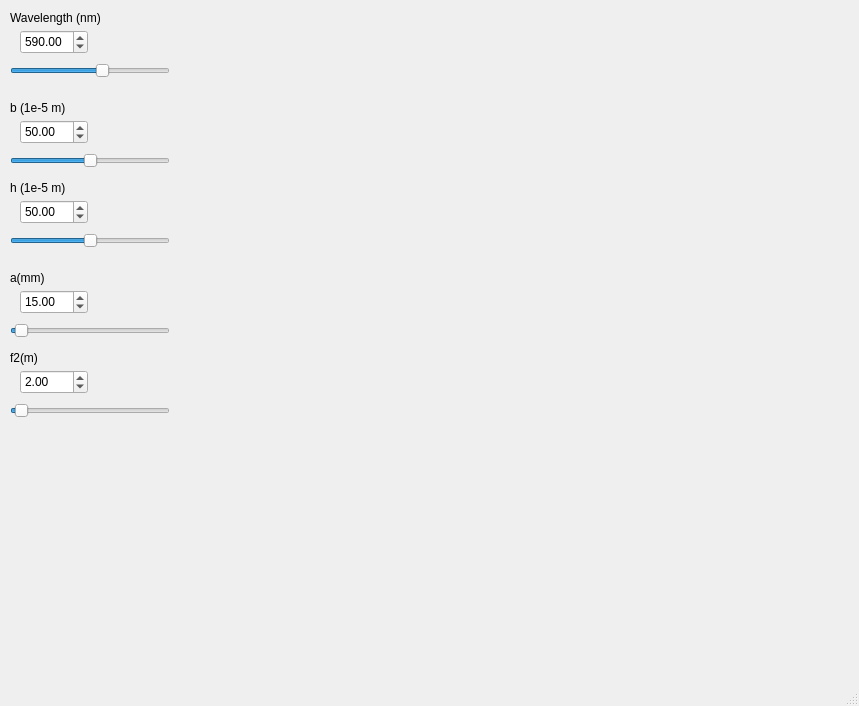
<?xml version="1.0" encoding="UTF-8"?>
<ui version="4.0">
 <class>MainWindow</class>
 <widget class="QMainWindow" name="MainWindow">
  <property name="enabled">
   <bool>true</bool>
  </property>
  <property name="geometry">
   <rect>
    <x>0</x>
    <y>0</y>
    <width>859</width>
    <height>706</height>
   </rect>
  </property>
  <property name="windowTitle">
   <string>MainWindow</string>
  </property>
  <widget class="QWidget" name="centralwidget">
   <widget class="MPL_WIDGET" name="mplwidget" native="true">
    <property name="geometry">
     <rect>
      <x>210</x>
      <y>20</y>
      <width>631</width>
      <height>641</height>
     </rect>
    </property>
   </widget>
   <widget class="QLabel" name="label_lambda">
    <property name="geometry">
     <rect>
      <x>10</x>
      <y>10</y>
      <width>120</width>
      <height>16</height>
     </rect>
    </property>
    <property name="text">
     <string>Wavelength (nm)</string>
    </property>
   </widget>
   <widget class="QDoubleSpinBox" name="SpinBox_lambda">
    <property name="geometry">
     <rect>
      <x>20</x>
      <y>30</y>
      <width>68</width>
      <height>24</height>
     </rect>
    </property>
    <property name="minimum">
     <double>1.000000000000000</double>
    </property>
    <property name="maximum">
     <double>1000.000000000000000</double>
    </property>
    <property name="value">
     <double>590.000000000000000</double>
    </property>
   </widget>
   <widget class="QSlider" name="slider_lambda">
    <property name="geometry">
     <rect>
      <x>10</x>
      <y>60</y>
      <width>160</width>
      <height>22</height>
     </rect>
    </property>
    <property name="minimum">
     <number>1</number>
    </property>
    <property name="maximum">
     <number>1000</number>
    </property>
    <property name="value">
     <number>590</number>
    </property>
    <property name="orientation">
     <enum>Qt::Horizontal</enum>
    </property>
   </widget>
   <widget class="QDoubleSpinBox" name="SpinBox_b">
    <property name="geometry">
     <rect>
      <x>20</x>
      <y>120</y>
      <width>68</width>
      <height>24</height>
     </rect>
    </property>
    <property name="minimum">
     <double>1.000000000000000</double>
    </property>
    <property name="value">
     <double>50.000000000000000</double>
    </property>
   </widget>
   <widget class="QSlider" name="slider_b">
    <property name="geometry">
     <rect>
      <x>10</x>
      <y>150</y>
      <width>160</width>
      <height>22</height>
     </rect>
    </property>
    <property name="minimum">
     <number>1</number>
    </property>
    <property name="value">
     <number>50</number>
    </property>
    <property name="orientation">
     <enum>Qt::Horizontal</enum>
    </property>
   </widget>
   <widget class="QLabel" name="label_b">
    <property name="geometry">
     <rect>
      <x>10</x>
      <y>100</y>
      <width>120</width>
      <height>16</height>
     </rect>
    </property>
    <property name="text">
     <string>b (1e-5 m)</string>
    </property>
   </widget>
   <widget class="QSlider" name="slider_h">
    <property name="geometry">
     <rect>
      <x>10</x>
      <y>230</y>
      <width>160</width>
      <height>22</height>
     </rect>
    </property>
    <property name="minimum">
     <number>1</number>
    </property>
    <property name="pageStep">
     <number>8</number>
    </property>
    <property name="value">
     <number>50</number>
    </property>
    <property name="orientation">
     <enum>Qt::Horizontal</enum>
    </property>
   </widget>
   <widget class="QLabel" name="label_h">
    <property name="geometry">
     <rect>
      <x>10</x>
      <y>180</y>
      <width>120</width>
      <height>16</height>
     </rect>
    </property>
    <property name="text">
     <string>h (1e-5 m)</string>
    </property>
   </widget>
   <widget class="QDoubleSpinBox" name="SpinBox_h">
    <property name="geometry">
     <rect>
      <x>20</x>
      <y>200</y>
      <width>68</width>
      <height>24</height>
     </rect>
    </property>
    <property name="value">
     <double>50.000000000000000</double>
    </property>
   </widget>
   <widget class="QSlider" name="slider_a">
    <property name="geometry">
     <rect>
      <x>10</x>
      <y>320</y>
      <width>160</width>
      <height>22</height>
     </rect>
    </property>
    <property name="minimum">
     <number>1</number>
    </property>
    <property name="value">
     <number>4</number>
    </property>
    <property name="orientation">
     <enum>Qt::Horizontal</enum>
    </property>
   </widget>
   <widget class="QLabel" name="label_a">
    <property name="geometry">
     <rect>
      <x>10</x>
      <y>270</y>
      <width>120</width>
      <height>16</height>
     </rect>
    </property>
    <property name="text">
     <string>a(mm)</string>
    </property>
   </widget>
   <widget class="QDoubleSpinBox" name="SpinBox_a">
    <property name="geometry">
     <rect>
      <x>20</x>
      <y>290</y>
      <width>68</width>
      <height>24</height>
     </rect>
    </property>
    <property name="maximum">
     <double>100.000000000000000</double>
    </property>
    <property name="value">
     <double>15.000000000000000</double>
    </property>
   </widget>
   <widget class="QSlider" name="slider_f2">
    <property name="geometry">
     <rect>
      <x>10</x>
      <y>400</y>
      <width>160</width>
      <height>22</height>
     </rect>
    </property>
    <property name="minimum">
     <number>1</number>
    </property>
    <property name="value">
     <number>4</number>
    </property>
    <property name="orientation">
     <enum>Qt::Horizontal</enum>
    </property>
   </widget>
   <widget class="QLabel" name="label_f2">
    <property name="geometry">
     <rect>
      <x>10</x>
      <y>350</y>
      <width>120</width>
      <height>16</height>
     </rect>
    </property>
    <property name="text">
     <string>f2(m)</string>
    </property>
   </widget>
   <widget class="QDoubleSpinBox" name="SpinBox_f2">
    <property name="geometry">
     <rect>
      <x>20</x>
      <y>370</y>
      <width>68</width>
      <height>24</height>
     </rect>
    </property>
    <property name="value">
     <double>2.000000000000000</double>
    </property>
   </widget>
  </widget>
  <widget class="QMenuBar" name="menubar">
   <property name="geometry">
    <rect>
     <x>0</x>
     <y>0</y>
     <width>859</width>
     <height>22</height>
    </rect>
   </property>
  </widget>
  <widget class="QStatusBar" name="statusbar"/>
 </widget>
 <customwidgets>
  <customwidget>
   <class>MPL_WIDGET</class>
   <extends>QWidget</extends>
   <header location="global">mplwidget</header>
   <container>1</container>
  </customwidget>
 </customwidgets>
 <resources/>
 <connections/>
</ui>
